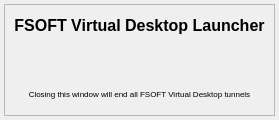
<?xml version="1.0" encoding="UTF-8"?>
<ui version="4.0">
 <class>MacLauncher</class>
 <widget class="QMainWindow" name="MacLauncher">
  <property name="windowModality">
   <enum>Qt::NonModal</enum>
  </property>
  <property name="geometry">
   <rect>
    <x>0</x>
    <y>0</y>
    <width>235</width>
    <height>120</height>
   </rect>
  </property>
  <property name="cursor">
   <cursorShape>ArrowCursor</cursorShape>
  </property>
  <property name="windowTitle">
   <string>FSOFT Virtual Desktop Launcher</string>
  </property>
  <property name="windowIcon">
   <iconset resource="UDSResources.qrc">
    <normaloff>:/images/logo-uds-small</normaloff>:/images/logo-uds-small</iconset>
  </property>
  <property name="windowOpacity">
   <double>1.000000000000000</double>
  </property>
  <widget class="QWidget" name="centralwidget">
   <property name="autoFillBackground">
    <bool>true</bool>
   </property>
   <layout class="QVBoxLayout" name="verticalLayout_2">
    <property name="spacing">
     <number>4</number>
    </property>
    <property name="leftMargin">
     <number>4</number>
    </property>
    <property name="topMargin">
     <number>4</number>
    </property>
    <property name="rightMargin">
     <number>4</number>
    </property>
    <property name="bottomMargin">
     <number>4</number>
    </property>
    <item>
     <widget class="QFrame" name="frame">
      <property name="frameShape">
       <enum>QFrame::StyledPanel</enum>
      </property>
      <property name="frameShadow">
       <enum>QFrame::Raised</enum>
      </property>
      <layout class="QVBoxLayout" name="verticalLayout">
       <item>
        <widget class="QLabel" name="topLabel">
         <property name="text">
          <string>&lt;html&gt;&lt;head/&gt;&lt;body&gt;&lt;p align=&quot;center&quot;&gt;&lt;span style=&quot; font-size:12pt; font-weight:600;&quot;&gt;FSOFT Virtual Desktop Launcher&lt;/span&gt;&lt;/p&gt;&lt;/body&gt;&lt;/html&gt;</string>
         </property>
         <property name="textFormat">
          <enum>Qt::RichText</enum>
         </property>
        </widget>
       </item>
       <item>
        <widget class="QLabel" name="image">
         <property name="minimumSize">
          <size>
           <width>0</width>
           <height>32</height>
          </size>
         </property>
         <property name="autoFillBackground">
          <bool>true</bool>
         </property>
         <property name="text">
          <string notr="true"/>
         </property>
         <property name="pixmap">
          <pixmap resource="UDSResources.qrc">:/images/logo-uds-small</pixmap>
         </property>
         <property name="scaledContents">
          <bool>false</bool>
         </property>
         <property name="alignment">
          <set>Qt::AlignCenter</set>
         </property>
        </widget>
       </item>
       <item>
        <widget class="QLabel" name="label_2">
         <property name="text">
          <string>&lt;html&gt;&lt;head/&gt;&lt;body&gt;&lt;p align=&quot;center&quot;&gt;&lt;span style=&quot; font-size:6pt;&quot;&gt;Closing this window will end all FSOFT Virtual Desktop tunnels&lt;/span&gt;&lt;/p&gt;&lt;/body&gt;&lt;/html&gt;</string>
         </property>
         <property name="textFormat">
          <enum>Qt::RichText</enum>
         </property>
        </widget>
       </item>
      </layout>
     </widget>
    </item>
   </layout>
  </widget>
 </widget>
 <resources>
  <include location="UDSResources.qrc"/>
 </resources>
 <connections/>
</ui>
